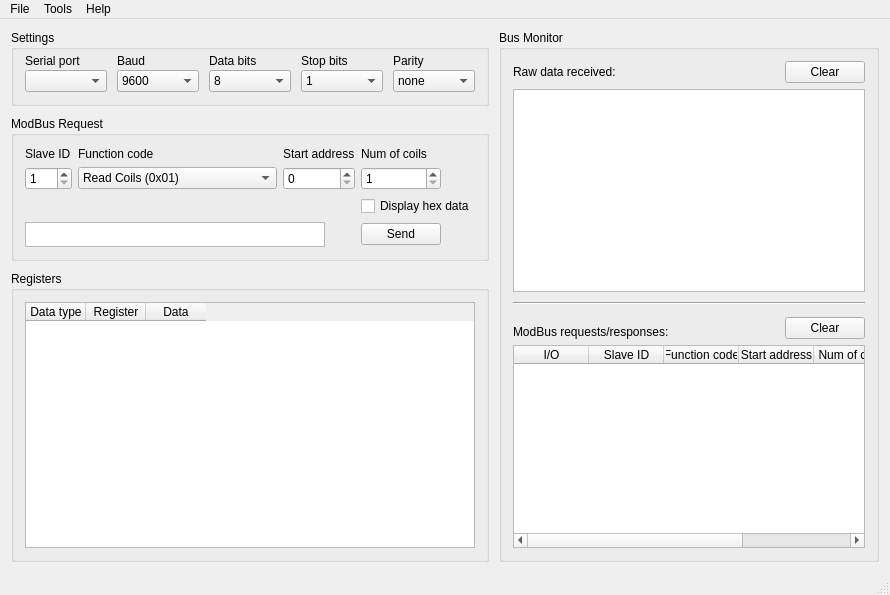
<?xml version="1.0" encoding="UTF-8"?>
<ui version="4.0">
 <class>MainWindowClass</class>
 <widget class="QMainWindow" name="MainWindowClass">
  <property name="geometry">
   <rect>
    <x>0</x>
    <y>0</y>
    <width>890</width>
    <height>595</height>
   </rect>
  </property>
  <property name="windowTitle">
   <string>QModBus</string>
  </property>
  <property name="windowIcon">
   <iconset resource="../data/qmodbus.qrc">
    <normaloff>:/images/logo.png</normaloff>:/images/logo.png</iconset>
  </property>
  <widget class="QWidget" name="centralWidget">
   <layout class="QGridLayout" name="gridLayout_3">
    <property name="spacing">
     <number>10</number>
    </property>
    <item row="0" column="0">
     <widget class="QGroupBox" name="groupBox">
      <property name="title">
       <string>Settings</string>
      </property>
      <layout class="QGridLayout" name="gridLayout">
       <property name="horizontalSpacing">
        <number>10</number>
       </property>
       <property name="verticalSpacing">
        <number>2</number>
       </property>
       <property name="topMargin">
        <number>4</number>
       </property>
       <item row="0" column="0">
        <widget class="QLabel" name="label">
         <property name="text">
          <string>Serial port</string>
         </property>
        </widget>
       </item>
       <item row="0" column="1">
        <widget class="QLabel" name="label_2">
         <property name="text">
          <string>Baud</string>
         </property>
        </widget>
       </item>
       <item row="0" column="2">
        <widget class="QLabel" name="label_3">
         <property name="text">
          <string>Data bits</string>
         </property>
        </widget>
       </item>
       <item row="0" column="3">
        <widget class="QLabel" name="label_4">
         <property name="text">
          <string>Stop bits</string>
         </property>
        </widget>
       </item>
       <item row="0" column="4">
        <widget class="QLabel" name="label_5">
         <property name="text">
          <string>Parity</string>
         </property>
        </widget>
       </item>
       <item row="1" column="0">
        <widget class="QComboBox" name="serialPort"/>
       </item>
       <item row="1" column="1">
        <widget class="QComboBox" name="baud">
         <property name="currentIndex">
          <number>2</number>
         </property>
         <item>
          <property name="text">
           <string>1200</string>
          </property>
         </item>
         <item>
          <property name="text">
           <string>4800</string>
          </property>
         </item>
         <item>
          <property name="text">
           <string>9600</string>
          </property>
         </item>
         <item>
          <property name="text">
           <string>19200</string>
          </property>
         </item>
         <item>
          <property name="text">
           <string>38400</string>
          </property>
         </item>
         <item>
          <property name="text">
           <string>57600</string>
          </property>
         </item>
         <item>
          <property name="text">
           <string>115200</string>
          </property>
         </item>
        </widget>
       </item>
       <item row="1" column="2">
        <widget class="QComboBox" name="dataBits">
         <property name="currentIndex">
          <number>1</number>
         </property>
         <item>
          <property name="text">
           <string>7</string>
          </property>
         </item>
         <item>
          <property name="text">
           <string>8</string>
          </property>
         </item>
        </widget>
       </item>
       <item row="1" column="3">
        <widget class="QComboBox" name="stopBits">
         <item>
          <property name="text">
           <string>1</string>
          </property>
         </item>
         <item>
          <property name="text">
           <string>1.5</string>
          </property>
         </item>
         <item>
          <property name="text">
           <string>2</string>
          </property>
         </item>
        </widget>
       </item>
       <item row="1" column="4">
        <widget class="QComboBox" name="parity">
         <item>
          <property name="text">
           <string>none</string>
          </property>
         </item>
         <item>
          <property name="text">
           <string>odd</string>
          </property>
         </item>
         <item>
          <property name="text">
           <string>even</string>
          </property>
         </item>
        </widget>
       </item>
      </layout>
     </widget>
    </item>
    <item row="0" column="1" rowspan="3">
     <widget class="QGroupBox" name="groupBox_3">
      <property name="title">
       <string>Bus Monitor</string>
      </property>
      <layout class="QGridLayout" name="gridLayout_4">
       <item row="0" column="0">
        <widget class="QLabel" name="label_10">
         <property name="text">
          <string>Raw data received:</string>
         </property>
        </widget>
       </item>
       <item row="0" column="1" colspan="2">
        <spacer name="horizontalSpacer_2">
         <property name="orientation">
          <enum>Qt::Horizontal</enum>
         </property>
         <property name="sizeHint" stdset="0">
          <size>
           <width>201</width>
           <height>20</height>
          </size>
         </property>
        </spacer>
       </item>
       <item row="0" column="3">
        <widget class="QPushButton" name="clearBusRawData">
         <property name="text">
          <string>Clear</string>
         </property>
        </widget>
       </item>
       <item row="1" column="0" colspan="4">
        <widget class="QPlainTextEdit" name="rawData">
         <property name="font">
          <font>
           <family>Fixedsys</family>
           <pointsize>10</pointsize>
          </font>
         </property>
         <property name="undoRedoEnabled">
          <bool>false</bool>
         </property>
         <property name="readOnly">
          <bool>true</bool>
         </property>
        </widget>
       </item>
       <item row="2" column="0">
        <spacer name="verticalSpacer_2">
         <property name="orientation">
          <enum>Qt::Vertical</enum>
         </property>
         <property name="sizeType">
          <enum>QSizePolicy::Fixed</enum>
         </property>
         <property name="sizeHint" stdset="0">
          <size>
           <width>20</width>
           <height>4</height>
          </size>
         </property>
        </spacer>
       </item>
       <item row="3" column="0" colspan="4">
        <widget class="Line" name="line">
         <property name="orientation">
          <enum>Qt::Horizontal</enum>
         </property>
        </widget>
       </item>
       <item row="4" column="0" rowspan="2">
        <spacer name="verticalSpacer_3">
         <property name="orientation">
          <enum>Qt::Vertical</enum>
         </property>
         <property name="sizeType">
          <enum>QSizePolicy::Fixed</enum>
         </property>
         <property name="sizeHint" stdset="0">
          <size>
           <width>20</width>
           <height>4</height>
          </size>
         </property>
        </spacer>
       </item>
       <item row="6" column="0" colspan="2">
        <widget class="QLabel" name="label_11">
         <property name="text">
          <string>ModBus requests/responses:</string>
         </property>
        </widget>
       </item>
       <item row="5" column="2" rowspan="2">
        <spacer name="horizontalSpacer_3">
         <property name="orientation">
          <enum>Qt::Horizontal</enum>
         </property>
         <property name="sizeHint" stdset="0">
          <size>
           <width>156</width>
           <height>20</height>
          </size>
         </property>
        </spacer>
       </item>
       <item row="5" column="3" rowspan="2">
        <widget class="QPushButton" name="clearBusMonTable">
         <property name="text">
          <string>Clear</string>
         </property>
        </widget>
       </item>
       <item row="7" column="0" colspan="4">
        <widget class="QTableWidget" name="busMonTable">
         <property name="editTriggers">
          <set>QAbstractItemView::NoEditTriggers</set>
         </property>
         <attribute name="horizontalHeaderCascadingSectionResizes">
          <bool>true</bool>
         </attribute>
         <attribute name="horizontalHeaderDefaultSectionSize">
          <number>75</number>
         </attribute>
         <attribute name="verticalHeaderDefaultSectionSize">
          <number>18</number>
         </attribute>
         <column>
          <property name="text">
           <string>I/O</string>
          </property>
         </column>
         <column>
          <property name="text">
           <string>Slave ID</string>
          </property>
         </column>
         <column>
          <property name="text">
           <string>Function code</string>
          </property>
         </column>
         <column>
          <property name="text">
           <string>Start address</string>
          </property>
         </column>
         <column>
          <property name="text">
           <string>Num of coils</string>
          </property>
         </column>
         <column>
          <property name="text">
           <string>CRC</string>
          </property>
         </column>
        </widget>
       </item>
      </layout>
     </widget>
    </item>
    <item row="1" column="0">
     <widget class="QGroupBox" name="groupBox_2">
      <property name="title">
       <string>ModBus Request</string>
      </property>
      <layout class="QGridLayout" name="gridLayout_2">
       <item row="0" column="0">
        <widget class="QLabel" name="label_6">
         <property name="text">
          <string>Slave ID</string>
         </property>
        </widget>
       </item>
       <item row="0" column="1">
        <widget class="QLabel" name="label_7">
         <property name="text">
          <string>Function code</string>
         </property>
        </widget>
       </item>
       <item row="0" column="2">
        <widget class="QLabel" name="label_8">
         <property name="text">
          <string>Start address</string>
         </property>
        </widget>
       </item>
       <item row="0" column="3">
        <widget class="QLabel" name="label_9">
         <property name="text">
          <string>Num of coils</string>
         </property>
        </widget>
       </item>
       <item row="1" column="0">
        <widget class="QSpinBox" name="slaveID">
         <property name="minimum">
          <number>1</number>
         </property>
         <property name="maximum">
          <number>254</number>
         </property>
        </widget>
       </item>
       <item row="1" column="1">
        <widget class="QComboBox" name="functionCode">
         <item>
          <property name="text">
           <string>Read Coils (0x01)</string>
          </property>
         </item>
         <item>
          <property name="text">
           <string>Read Discrete Inputs (0x02)</string>
          </property>
         </item>
         <item>
          <property name="text">
           <string>Read Holding Registers (0x03)</string>
          </property>
         </item>
         <item>
          <property name="text">
           <string>Read Input Registers (0x04)</string>
          </property>
         </item>
         <item>
          <property name="text">
           <string>Write Single Coil (0x05)</string>
          </property>
         </item>
         <item>
          <property name="text">
           <string>Write Single Register (0x06)</string>
          </property>
         </item>
         <item>
          <property name="text">
           <string>Write Multiple Coils (0x0f)</string>
          </property>
         </item>
         <item>
          <property name="text">
           <string>Write Multiple Registers (0x10)</string>
          </property>
         </item>
        </widget>
       </item>
       <item row="1" column="2">
        <widget class="QSpinBox" name="startAddr">
         <property name="maximum">
          <number>65535</number>
         </property>
        </widget>
       </item>
       <item row="1" column="3">
        <widget class="QSpinBox" name="numCoils">
         <property name="minimum">
          <number>1</number>
         </property>
         <property name="maximum">
          <number>65535</number>
         </property>
        </widget>
       </item>
       <item row="1" column="4">
        <spacer name="horizontalSpacer">
         <property name="orientation">
          <enum>Qt::Horizontal</enum>
         </property>
         <property name="sizeHint" stdset="0">
          <size>
           <width>40</width>
           <height>20</height>
          </size>
         </property>
        </spacer>
       </item>
       <item row="2" column="0">
        <spacer name="verticalSpacer">
         <property name="orientation">
          <enum>Qt::Vertical</enum>
         </property>
         <property name="sizeType">
          <enum>QSizePolicy::Fixed</enum>
         </property>
         <property name="sizeHint" stdset="0">
          <size>
           <width>20</width>
           <height>20</height>
          </size>
         </property>
        </spacer>
       </item>
       <item row="2" column="3" colspan="2">
        <widget class="QCheckBox" name="checkBoxHexData">
         <property name="text">
          <string>Display hex data</string>
         </property>
        </widget>
       </item>
       <item row="3" column="0" colspan="3">
        <widget class="QTextEdit" name="requestPreview">
         <property name="sizePolicy">
          <sizepolicy hsizetype="Fixed" vsizetype="Fixed">
           <horstretch>0</horstretch>
           <verstretch>0</verstretch>
          </sizepolicy>
         </property>
         <property name="maximumSize">
          <size>
           <width>300</width>
           <height>25</height>
          </size>
         </property>
         <property name="font">
          <font>
           <family>Courier</family>
          </font>
         </property>
         <property name="verticalScrollBarPolicy">
          <enum>Qt::ScrollBarAlwaysOff</enum>
         </property>
         <property name="horizontalScrollBarPolicy">
          <enum>Qt::ScrollBarAlwaysOff</enum>
         </property>
         <property name="undoRedoEnabled">
          <bool>false</bool>
         </property>
         <property name="textInteractionFlags">
          <set>Qt::TextSelectableByKeyboard|Qt::TextSelectableByMouse</set>
         </property>
        </widget>
       </item>
       <item row="3" column="3">
        <widget class="QPushButton" name="sendBtn">
         <property name="text">
          <string>Send</string>
         </property>
        </widget>
       </item>
      </layout>
     </widget>
    </item>
    <item row="2" column="0">
     <widget class="QGroupBox" name="groupBox_4">
      <property name="title">
       <string>Registers</string>
      </property>
      <layout class="QVBoxLayout" name="verticalLayout_2">
       <item>
        <widget class="QTableWidget" name="regTable">
         <attribute name="horizontalHeaderDefaultSectionSize">
          <number>60</number>
         </attribute>
         <attribute name="verticalHeaderVisible">
          <bool>false</bool>
         </attribute>
         <attribute name="verticalHeaderDefaultSectionSize">
          <number>18</number>
         </attribute>
         <column>
          <property name="text">
           <string>Data type</string>
          </property>
         </column>
         <column>
          <property name="text">
           <string>Register</string>
          </property>
         </column>
         <column>
          <property name="text">
           <string>Data</string>
          </property>
         </column>
        </widget>
       </item>
      </layout>
     </widget>
    </item>
   </layout>
  </widget>
  <widget class="QStatusBar" name="statusBar"/>
  <widget class="QMenuBar" name="menuBar">
   <property name="geometry">
    <rect>
     <x>0</x>
     <y>0</y>
     <width>890</width>
     <height>25</height>
    </rect>
   </property>
   <widget class="QMenu" name="menuFile">
    <property name="title">
     <string>File</string>
    </property>
    <addaction name="actionQuit"/>
   </widget>
   <widget class="QMenu" name="menuHelp">
    <property name="title">
     <string>Help</string>
    </property>
    <addaction name="actionAbout_QModBus"/>
   </widget>
   <widget class="QMenu" name="menuTools">
    <property name="title">
     <string>Tools</string>
    </property>
    <addaction name="actionBatchProcessing"/>
   </widget>
   <addaction name="menuFile"/>
   <addaction name="menuTools"/>
   <addaction name="menuHelp"/>
  </widget>
  <action name="actionQuit">
   <property name="text">
    <string>Quit</string>
   </property>
  </action>
  <action name="actionAbout_QModBus">
   <property name="text">
    <string>About QModBus</string>
   </property>
  </action>
  <action name="actionBatchProcessing">
   <property name="text">
    <string>Batch processing</string>
   </property>
  </action>
 </widget>
 <layoutdefault spacing="6" margin="11"/>
 <resources>
  <include location="../data/qmodbus.qrc"/>
 </resources>
 <connections>
  <connection>
   <sender>actionQuit</sender>
   <signal>triggered()</signal>
   <receiver>MainWindowClass</receiver>
   <slot>close()</slot>
   <hints>
    <hint type="sourcelabel">
     <x>-1</x>
     <y>-1</y>
    </hint>
    <hint type="destinationlabel">
     <x>214</x>
     <y>236</y>
    </hint>
   </hints>
  </connection>
  <connection>
   <sender>clearBusRawData</sender>
   <signal>clicked()</signal>
   <receiver>rawData</receiver>
   <slot>clear()</slot>
   <hints>
    <hint type="sourcelabel">
     <x>833</x>
     <y>65</y>
    </hint>
    <hint type="destinationlabel">
     <x>669</x>
     <y>186</y>
    </hint>
   </hints>
  </connection>
  <connection>
   <sender>actionBatchProcessing</sender>
   <signal>triggered()</signal>
   <receiver>MainWindowClass</receiver>
   <slot>openBatchProcessor()</slot>
   <hints>
    <hint type="sourcelabel">
     <x>-1</x>
     <y>-1</y>
    </hint>
    <hint type="destinationlabel">
     <x>444</x>
     <y>297</y>
    </hint>
   </hints>
  </connection>
 </connections>
 <slots>
  <slot>openBatchProcessor()</slot>
 </slots>
</ui>
